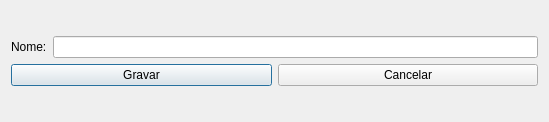
<?xml version="1.0" encoding="UTF-8"?>
<ui version="4.0">
 <class>NovaPlaylist</class>
 <widget class="QDialog" name="NovaPlaylist">
  <property name="geometry">
   <rect>
    <x>0</x>
    <y>0</y>
    <width>549</width>
    <height>122</height>
   </rect>
  </property>
  <property name="windowTitle">
   <string>Dialog</string>
  </property>
  <layout class="QGridLayout" name="gridLayout_4">
   <item row="0" column="0">
    <layout class="QGridLayout" name="gridLayout_3">
     <item row="0" column="0">
      <layout class="QGridLayout" name="gridLayout">
       <item row="0" column="0">
        <widget class="QLabel" name="label">
         <property name="text">
          <string>Nome:</string>
         </property>
        </widget>
       </item>
       <item row="0" column="1">
        <widget class="QLineEdit" name="leNamePlaylist"/>
       </item>
      </layout>
     </item>
     <item row="1" column="0">
      <layout class="QGridLayout" name="gridLayout_2">
       <item row="0" column="0">
        <widget class="QPushButton" name="btGravar">
         <property name="text">
          <string>Gravar</string>
         </property>
        </widget>
       </item>
       <item row="0" column="1">
        <widget class="QPushButton" name="btCancelar">
         <property name="text">
          <string>Cancelar</string>
         </property>
        </widget>
       </item>
      </layout>
     </item>
    </layout>
   </item>
  </layout>
 </widget>
 <resources/>
 <connections/>
</ui>
